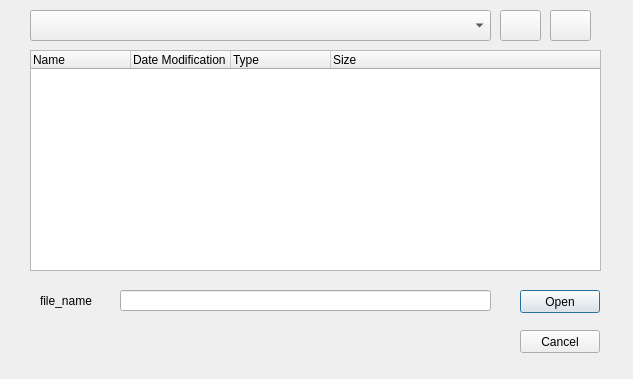
<?xml version="1.0" encoding="UTF-8"?>
<ui version="4.0">
 <class>Dialog</class>
 <widget class="QDialog" name="Dialog">
  <property name="geometry">
   <rect>
    <x>0</x>
    <y>0</y>
    <width>633</width>
    <height>379</height>
   </rect>
  </property>
  <property name="windowTitle">
   <string>Dialog</string>
  </property>
  <widget class="QPushButton" name="open">
   <property name="geometry">
    <rect>
     <x>520</x>
     <y>290</y>
     <width>80</width>
     <height>23</height>
    </rect>
   </property>
   <property name="text">
    <string>Open</string>
   </property>
  </widget>
  <widget class="QLabel" name="label">
   <property name="geometry">
    <rect>
     <x>40</x>
     <y>290</y>
     <width>81</width>
     <height>21</height>
    </rect>
   </property>
   <property name="text">
    <string>file_name</string>
   </property>
  </widget>
  <widget class="QLineEdit" name="ruta">
   <property name="geometry">
    <rect>
     <x>120</x>
     <y>290</y>
     <width>371</width>
     <height>21</height>
    </rect>
   </property>
  </widget>
  <widget class="QTreeWidget" name="directorio">
   <property name="geometry">
    <rect>
     <x>30</x>
     <y>50</y>
     <width>571</width>
     <height>221</height>
    </rect>
   </property>
   <column>
    <property name="text">
     <string>Name</string>
    </property>
   </column>
   <column>
    <property name="text">
     <string>Date Modification</string>
    </property>
   </column>
   <column>
    <property name="text">
     <string>Type</string>
    </property>
   </column>
   <column>
    <property name="text">
     <string>Size</string>
    </property>
   </column>
  </widget>
  <widget class="QComboBox" name="history">
   <property name="geometry">
    <rect>
     <x>30</x>
     <y>10</y>
     <width>461</width>
     <height>31</height>
    </rect>
   </property>
  </widget>
  <widget class="QPushButton" name="cancel">
   <property name="geometry">
    <rect>
     <x>520</x>
     <y>330</y>
     <width>80</width>
     <height>23</height>
    </rect>
   </property>
   <property name="text">
    <string>Cancel</string>
   </property>
  </widget>
  <widget class="QPushButton" name="back">
   <property name="geometry">
    <rect>
     <x>500</x>
     <y>10</y>
     <width>41</width>
     <height>31</height>
    </rect>
   </property>
   <property name="text">
    <string/>
   </property>
   <property name="icon">
    <iconset>
     <normaloff>../imagenes/iconos/der.jpeg</normaloff>../imagenes/iconos/der.jpeg</iconset>
   </property>
  </widget>
  <widget class="QPushButton" name="pushButton_3">
   <property name="geometry">
    <rect>
     <x>550</x>
     <y>10</y>
     <width>41</width>
     <height>31</height>
    </rect>
   </property>
   <property name="text">
    <string/>
   </property>
   <property name="icon">
    <iconset>
     <normaloff>../imagenes/iconos/izq.jpg</normaloff>../imagenes/iconos/izq.jpg</iconset>
   </property>
  </widget>
 </widget>
 <resources/>
 <connections/>
</ui>
